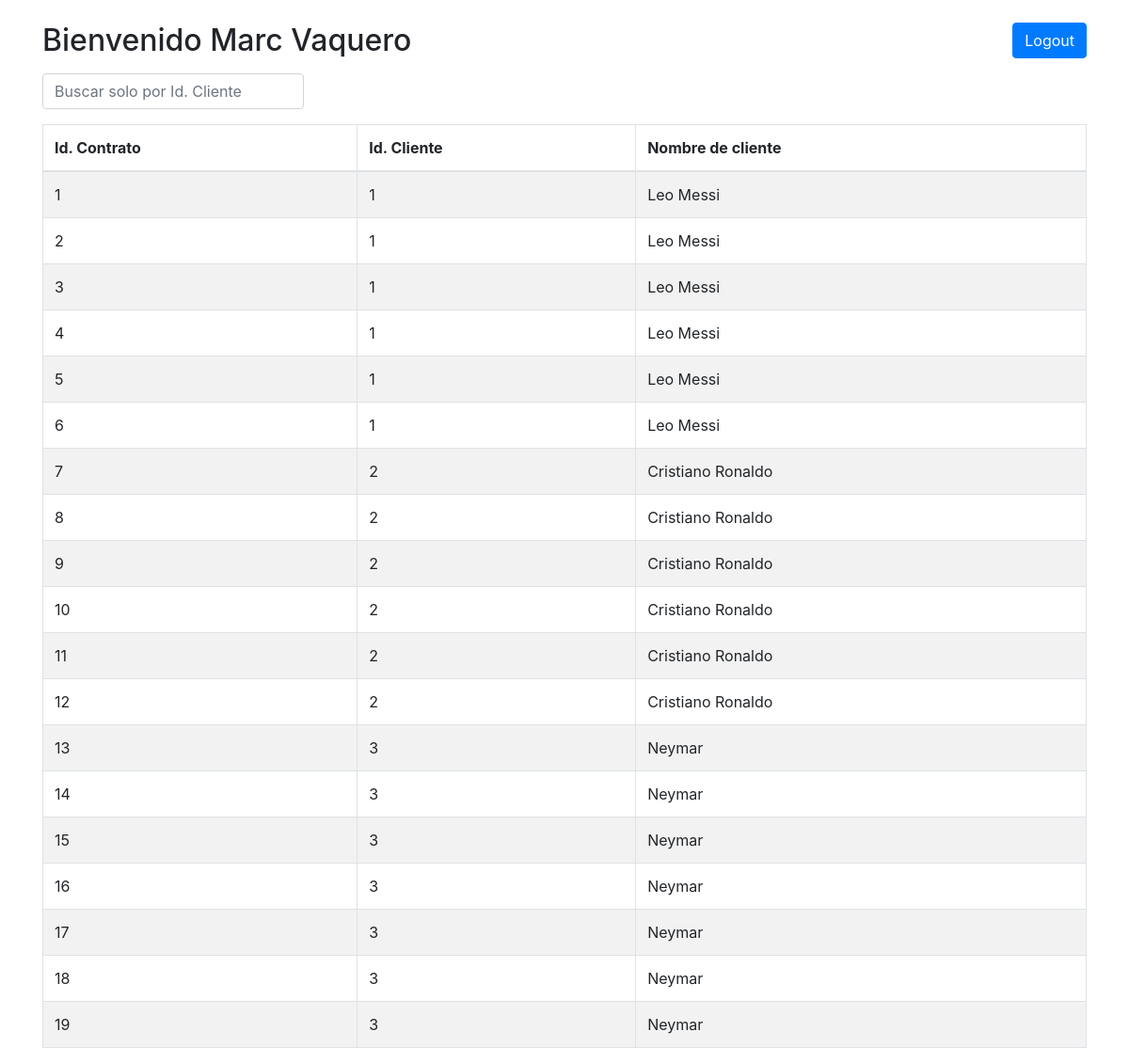
/dashboard.php (signed in), run on the app's committed database.
### tables this page shows
CREATE TABLE contracts (
  id int(11) NOT NULL AUTO_INCREMENT,
  client_id int NOT NULL,
  CONSTRAINT contracts_pk PRIMARY KEY (id),
  CONSTRAINT contracts_fk FOREIGN KEY(client_id)
  REFERENCES clients(id) ON DELETE CASCADE
);

CREATE TABLE clients (
  id int(11) NOT NULL AUTO_INCREMENT,
  name varchar(255) NOT NULL,
  CONSTRAINT clients_pk PRIMARY KEY (id)
);

### dashboard.php (the view, shortened to what this page needs)
<?php
require_once "inc/config.inc.php";
$name = $_SESSION['name'];
$id = $_SESSION['id'];
$sth = $conn->prepare("SELECT c.*, cl.name FROM contracts c INNER JOIN clients cl ON c.client_id = cl.id");
		$sth->bindParam(':client_id', $id, PDO::PARAM_STR);
		$sth->execute();
?>
<!DOCTYPE html>
<html>
<head>
	<link href="css/bootstrap.min.css" rel="stylesheet">
	<link href="css/all.css" rel="stylesheet">
</head>
<body>
	<div class="container">
		<div class="row mt-4">
			<h2 class="col-8">Bienvenido <?php echo $name ?></h2>
			<div class="col-4">
				<a class="btn btn-primary float-right" href="logout.php">Logout</a>
			</div>
		</div>
		<input id="search" class="form-control col-3 mt-2" type="text" placeholder="Buscar solo por Id. Cliente" aria-label="Buscar solo por Id. Cliente">
		<table id='contracts_table' class="table table-striped table-bordered mt-3" style="width:100%">
				<thead>
					<tr>
						<th>Id. Contrato</th>
						<th>Id. Cliente</th>
						<th>Nombre de cliente</th>
					</tr>
				</thead>
				<tbody>
					<?php while($row = $sth->fetch()):?>
					<tr>
					<?php echo "<td>" . $row['id'] . "</td>";?>
					<?php echo "<td>" . $row['client_id'] . "</td>";?>
					<?php echo "<td>" . $row['name'] . "</td>";?>
					</tr>
					<?php endwhile;?>
				</tbody>
		</table>
	</div>
</body>

### data on the page
contracts: id "1", client "1", client.name "Leo Messi"
contracts: id "2", client "1", client.name "Leo Messi"
contracts: id "3", client "1", client.name "Leo Messi"
contracts: id "4", client "1", client.name "Leo Messi"
contracts: id "5", client "1", client.name "Leo Messi"
contracts: id "6", client "1", client.name "Leo Messi"
contracts: id "7", client "2", client.name "Cristiano Ronaldo"
contracts: id "8", client "2", client.name "Cristiano Ronaldo"
contracts: id "9", client "2", client.name "Cristiano Ronaldo"
contracts: id "10", client "2", client.name "Cristiano Ronaldo"
contracts: id "11", client "2", client.name "Cristiano Ronaldo"
contracts: id "12", client "2", client.name "Cristiano Ronaldo"
contracts: id "13", client "3", client.name "Neymar"
contracts: id "14", client "3", client.name "Neymar"
contracts: id "15", client "3", client.name "Neymar"
contracts: id "16", client "3", client.name "Neymar"
contracts: id "17", client "3", client.name "Neymar"
contracts: id "18", client "3", client.name "Neymar"
contracts: id "19", client "3", client.name "Neymar"

### other printed values
$name "Marc Vaquero"
